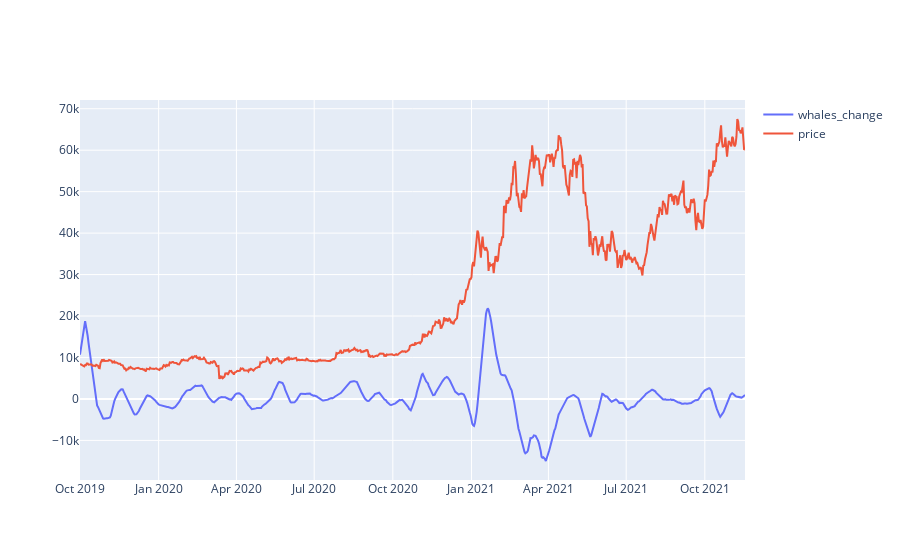

This figure's notebook cell:
### Code cell
plot_whale_change(data, 5000, 14 ,28)

### Figure 1 — Plotly figure (JSON) as saved in the notebook; plotly's stock layout.template omitted (floating-point values rounded to 4 significant figures; data arrays with more than 128 entries replaced by an {"elided": "..."} marker saying what was removed)
{"data": [{"name": "whales_change", "type": "scatter", "x": {"elided": "779 str values"}, "y": {"elided": "779 float values"}}, {"name": "price", "type": "scatter", "x": {"elided": "779 str values"}, "y": {"elided": "779 float values"}}], "layout": {"xaxis": {"anchor": "y", "domain": [0, 1]}, "yaxis": {"anchor": "x", "domain": [0, 1]}}}
